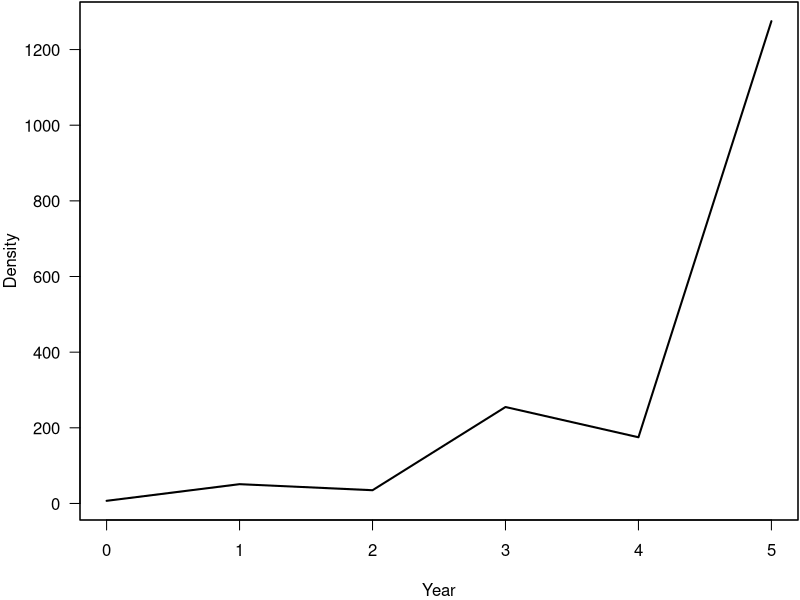
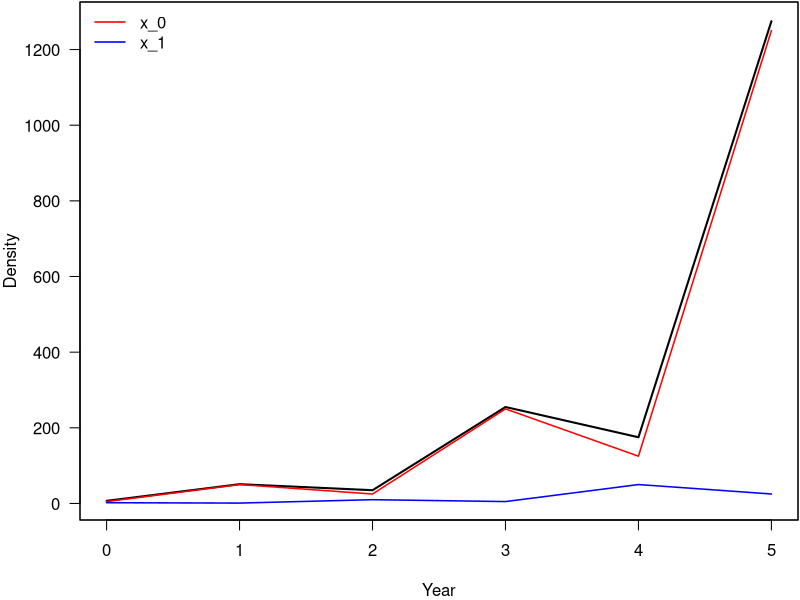

Generate these figures, in order, with R: (Note: this script raises an error after producing the figures.)
## ---- chunk 1
knitr::opts_chunk$set(echo = TRUE, collapse = T)
## ---- chunk 2
times <- 0:5
x <- c(5, 50, 25, 250, 125, 1250)
y <- c(2, 1, 10, 5, 50, 25)
xy_sum <- x+y
par(mar = c(4, 4, 0.1, 0.1), lwd = 1.5)
plot(x = times, y = xy_sum, las = 1, type = "l", xlab = "Year", ylab = "Density", lwd = 2)
## ---- chunk 3
times <- 0:5
x <- c(5, 50, 25, 250, 125, 1250)
y <- c(2, 1, 10, 5, 50, 25)
xy_sum <- x+y
par(mar = c(4, 4, 0.1, 0.1), lwd = 1.5)
plot(x = times, y = xy_sum, las = 1, type = "l", xlab = "Year", ylab = "Density", lwd = 2)
lines(x = times, y = x, col = "red")
lines(x = times, y = y, col = "blue")
legend("topleft", col = c("red", "blue"), legend = c("x_0", "x_1"), bty = "n", lty = 1)
## ---- chunk 4
proj.mat <- matrix(data = c(0, 0.1, 0, 4, 0, 0.9, 8, 0, 0), nrow = 3, ncol = 3)
proj.mat
N.vec <- matrix(data = c(6, 4, 2), nrow = 3, ncol = 1)
N.vec
## ---- chunk 5
proj.mat*N.vec
## ---- chunk 6
proj.mat%*%N.vec
## ---- chunk 7
N.vec%*%proj.mat
## ---- chunk 8
steps <- 7
N.mat <- matrix(data = NA, ncol = steps, nrow = length(N.vec))
N.mat[,1] <- N.vec
for (i in 2:steps){
  N.mat[,i] <- proj.mat%*%N.mat[,i-1]
}
## ---- chunk 9
sumN <- apply(X = N.mat, MARGIN = 2, FUN = sum)
sumN
## ---- chunk 10
steps <- 20
N.mat <- matrix(data = NA, ncol = steps, nrow = length(N.vec))
N.mat[,1] <- N.vec
for (i in 2:steps){
  N.mat[,i] <- proj.mat%*%N.mat[,i-1]
}
sumN <- apply(X = N.mat, MARGIN = 2, FUN = sum)
## ---- chunk 11
plot(x = 1:steps, y = sumN, type = "l", xlab = "Time step", ylab = "Density", las = 1)
points(x = 1:steps, y = sumN, pch = 16, cex = 1.25)
## ---- chunk 12
steps <- 20
N.mat <- matrix(data = NA, ncol = steps, nrow = length(N.vec))
N.mat[,1] <- N.vec
for (i in 2:steps){
  N.mat[,i] <- proj.mat%*%N.mat[,i-1]
}
sumN <- apply(X = N.mat, MARGIN = 2, FUN = sum)
## ---- chunk 13
plot(x = 1:steps, y = sumN, type = "l", xlab = "Time step", ylab = "Density", las = 1)
points(x = 1:steps, y = sumN, pch = 16, cex = 1.25); segments(x0 = 1, x1 = 11, y0 = 50, y1 = 50, lwd = 1.5, lty = 2); text(x = 6, y = 53, labels = "Transience"); segments(x0 = 12.5, x1 = 20, y0 = 40, y1 = 59, lwd = 1.5); text(x = 17.5, y = 40, labels = "Stable(-ish)\nage\ndistribution")
## ---- chunk 14
steps <- 20
N.mat <- matrix(data = NA, ncol = steps, nrow = length(N.vec))
N.mat[,1] <- N.vec
for (i in 2:steps){
  N.mat[,i] <- proj.mat%*%N.mat[,i-1]
}
sumN <- apply(X = N.mat, MARGIN = 2, FUN = sum)
## ---- chunk 15
plot(x = 1:steps, y = sumN, type = "l", xlab = "Time step", ylab = "Density", las = 1, ylim = c(0, 65))
points(x = 1:steps, y = sumN, pch = 16, cex = 1.25)
## ---- chunk 16
plot(x = 1:steps, y = sumN, type = "l", xlab = "Time step", ylab = "Density", las = 1, ylim = c(0, 65), col = "grey80")
points(x = 1:steps, y = sumN, pch = 16, cex = 1.25, col = "grey80")
lines(x = 1:steps, y = N.mat[1,], col = "orange")
points(x = 1:steps, y = N.mat[1,], pch = 16, cex = 1.25, col = "orange")
lines(x = 1:steps, y = N.mat[2,], pch = 16, cex = 1.25, col = "red")
points(x = 1:steps, y = N.mat[2,], pch = 16, cex = 1.25, col = "red")
lines(x = 1:steps, y = N.mat[3,], cex = 1.25, col = "blue")
points(x = 1:steps, y = N.mat[3,], pch = 16, cex = 1.25, col = "blue")
## ---- chunk 17
steps <- 50
N.mat <- matrix(data = NA, ncol = steps, nrow = length(N.vec))
N.mat[,1] <- N.vec
for (i in 2:steps){
  N.mat[,i] <- proj.mat%*%N.mat[,i-1]
}
sumN <- apply(X = N.mat, MARGIN = 2, FUN = sum)
## ---- chunk 18
par(mfrow = c(1, 2), mar = c(5, 5, 0.1, 0.1))
plot(x = 1:steps, y = sumN, type = "l", xlab = "Time step", ylab = "Density", las = 1, ylim = c(0,250), col = "grey80")
points(x = 1:steps, y = sumN, pch = 16, cex = 1.25, col = "grey80")
lines(x = 1:steps, y = N.mat[1,], col = "orange")
points(x = 1:steps, y = N.mat[1,], pch = 16, cex = 1.25, col = "orange")
lines(x = 1:steps, y = N.mat[2,], pch = 16, cex = 1.25, col = "red")
points(x = 1:steps, y = N.mat[2,], pch = 16, cex = 1.25, col = "red")
lines(x = 1:steps, y = N.mat[3,], cex = 1.25, col = "blue")
points(x = 1:steps, y = N.mat[3,], pch = 16, cex = 1.25, col = "blue")

plot(x = 1:steps, y = log(sumN), type = "l", xlab = "Time step", ylab = "Density (log scale)", las = 1, ylim = c(-1,6), col = "grey80")
points(x = 1:steps, y = log(sumN), pch = 16, cex = 1.25, col = "grey80")
lines(x = 1:steps, y = log(N.mat[1,]), col = "orange")
points(x = 1:steps, y = log(N.mat[1,]), pch = 16, cex = 1.25, col = "orange")
lines(x = 1:steps, y = log(N.mat[2,]), pch = 16, cex = 1.25, col = "red")
points(x = 1:steps, y = log(N.mat[2,]), pch = 16, cex = 1.25, col = "red")
lines(x = 1:steps, y = log(N.mat[3,]), cex = 1.25, col = "blue")
points(x = 1:steps, y = log(N.mat[3,]), pch = 16, cex = 1.25, col = "blue")
## ---- chunk 19
steps <- 200
N.mat <- matrix(data = NA, ncol = steps, nrow = length(N.vec))
N.mat[,1] <- N.vec
for (i in 2:steps){
  N.mat[,i] <- proj.mat%*%N.mat[,i-1]
}
sumN <- apply(X = N.mat, MARGIN = 2, FUN = sum)
## ---- chunk 20
plot(x = 1:steps, y = sumN, type = "l", xlab = "Time step", ylab = "Density", las = 1)
points(x = 1:steps, y = sumN, pch = 16, cex = 1.25)
